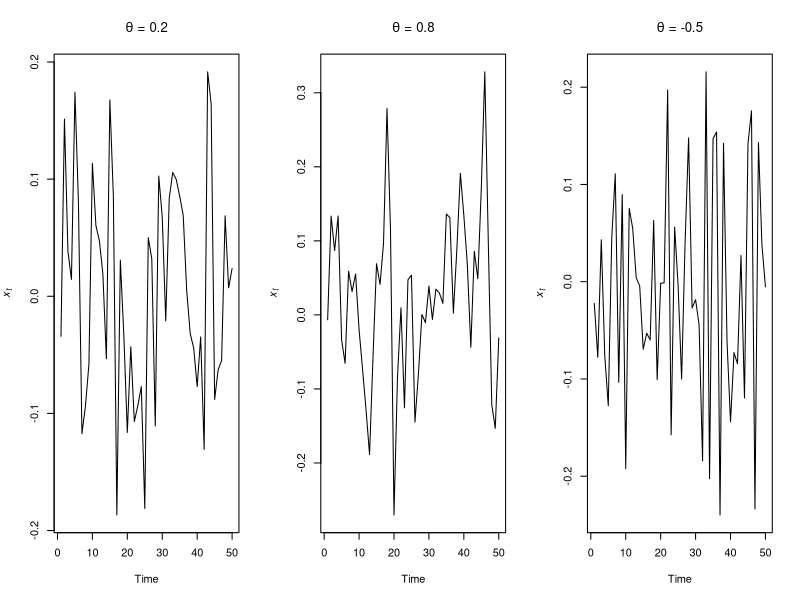
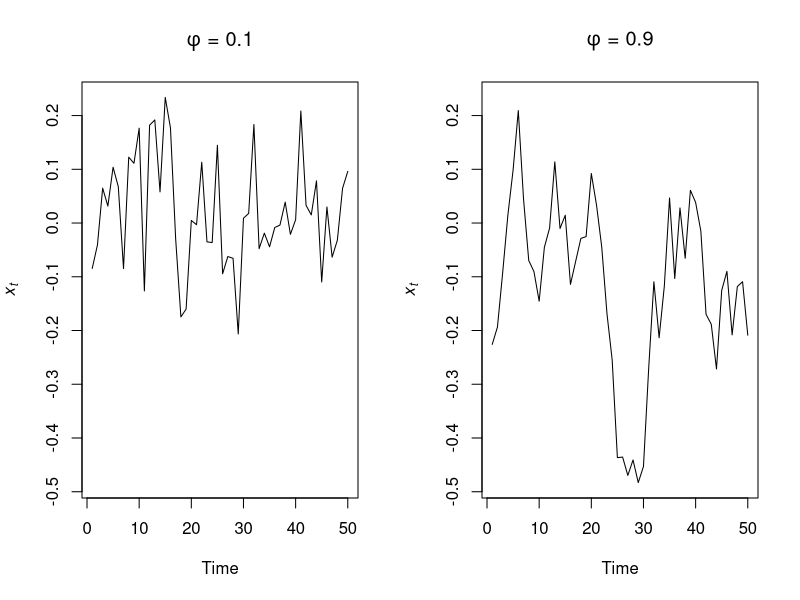
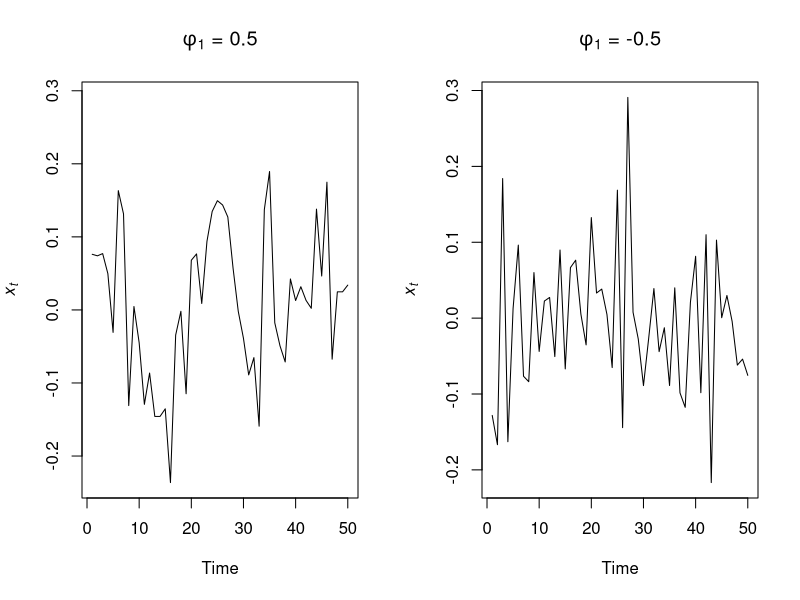
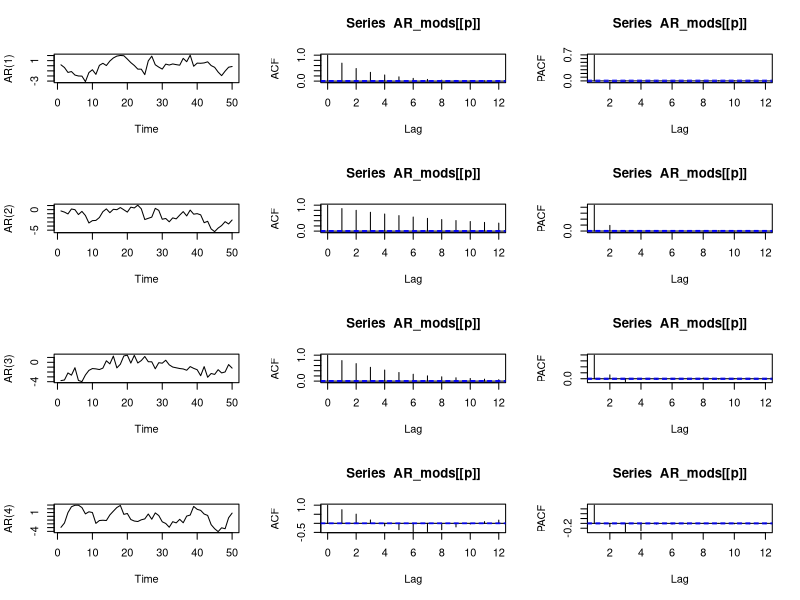
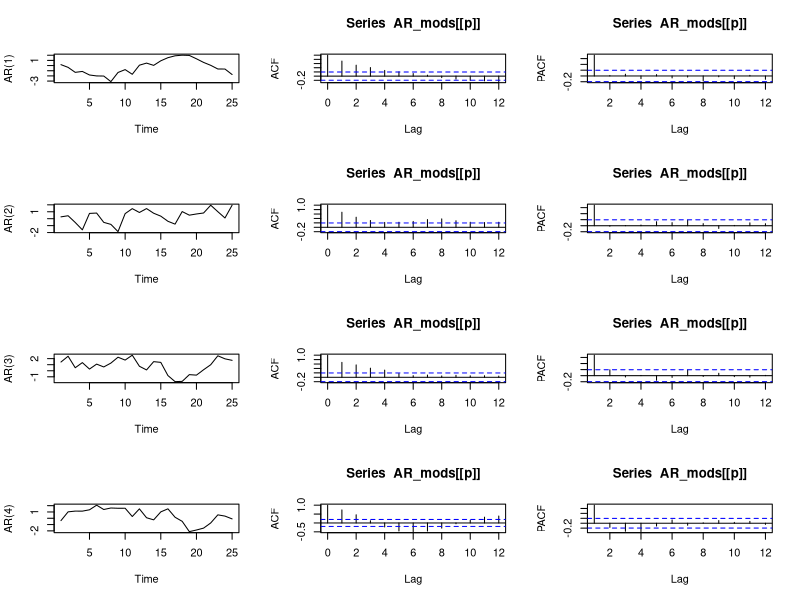
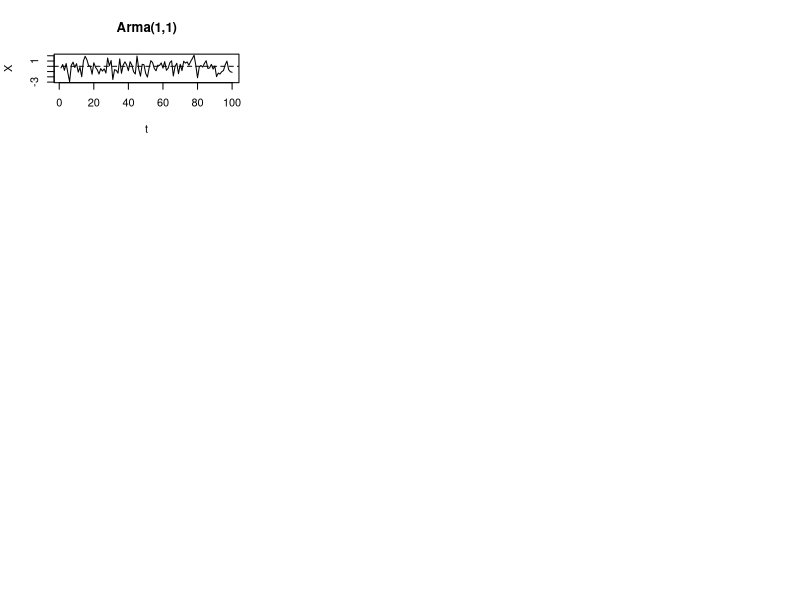

Write the R code that produced these figures, in order. (Note: this script raises an error after producing the figures.)
## ---- chunk 1

## ---- chunk 2
set.seed(123)
## list description for MA(1) model with small coef
MA_sm <- list(order = c(0, 0, 1), ma = 0.2)
## list description for MA(1) model with large coef
MA_lg <- list(order = c(0, 0, 1), ma = 0.8)
## list description for MA(1) model with large coef
MA_neg <- list(order = c(0, 0, 1), ma = -0.5)
## simulate MA(1)
MA1_sm <- arima.sim(n = 50, model = MA_sm, sd = 0.1)
MA1_lg <- arima.sim(n = 50, model = MA_lg, sd = 0.1)
MA1_neg <- arima.sim(n = 50, model = MA_neg, sd = 0.1)
#with their associated plots.

## setup plot region
par(mfrow = c(1, 3))
## plot the ts
plot.ts(MA1_sm, ylab = expression(italic(x)[italic(t)]), main = expression(paste(theta, 
    " = 0.2")))
plot.ts(MA1_lg, ylab = expression(italic(x)[italic(t)]), main = expression(paste(theta, 
    " = 0.8")))
plot.ts(MA1_neg, ylab = expression(italic(x)[italic(t)]), main = expression(paste(theta, 
    " = -0.5")))
## ---- chunk 3
set.seed(456)
## list description for AR(1) model with small coef
AR_sm <- list(order = c(1, 0, 0), ar = 0.1)
## list description for AR(1) model with large coef
AR_lg <- list(order = c(1, 0, 0), ar = 0.9)
## simulate AR(1)
AR1_sm <- arima.sim(n = 50, model = AR_sm, sd = 0.1)
AR1_lg <- arima.sim(n = 50, model = AR_lg, sd = 0.1)
#Now let’s plot the 2 simulated series.

## setup plot region
par(mfrow = c(1, 2))
## get y-limits for common plots
ylm <- c(min(AR1_sm, AR1_lg), max(AR1_sm, AR1_lg))
## plot the ts
plot.ts(AR1_sm, ylim = ylm, ylab = expression(italic(x)[italic(t)]), 
    main = expression(paste(phi, " = 0.1")))
plot.ts(AR1_lg, ylim = ylm, ylab = expression(italic(x)[italic(t)]), 
    main = expression(paste(phi, " = 0.9")))
## ---- chunk 4
set.seed(123)
## list description for AR(1) model with small coef
AR_pos <- list(order = c(1, 0, 0), ar = 0.5)
## list description for AR(1) model with large coef
AR_neg <- list(order = c(1, 0, 0), ar = -0.5)
## simulate AR(1)
AR1_pos <- arima.sim(n = 50, model = AR_pos, sd = 0.1)
AR1_neg <- arima.sim(n = 50, model = AR_neg, sd = 0.1)
#OK, let’s plot the 2 simulated series.

## setup plot region
par(mfrow = c(1, 2))
## get y-limits for common plots
ylm <- c(min(AR1_pos, AR1_neg), max(AR1_pos, AR1_neg))
## plot the ts
plot.ts(AR1_pos, ylim = ylm, ylab = expression(italic(x)[italic(t)]), 
    main = expression(paste(phi[1], " = 0.5")))
plot.ts(AR1_neg, ylab = expression(italic(x)[italic(t)]), main = expression(paste(phi[1], 
    " = -0.5")))
## ---- chunk 5
set.seed(123)
## the 4 AR coefficients
AR_p_coef <- c(0.7, 0.2, -0.1, -0.3)
## empty list for storing models
AR_mods <- list()
## loop over orders of p
for (p in 1:4) {
    ## assume sd = 1, so not specified
    AR_mods[[p]] <- arima.sim(n = 10000, list(ar = AR_p_coef[1:p]))
}
#Now that we have our four AR( p ) models, lets look at plots of the time series, ACF’s, and PACF’s.

## set up plot region
par(mfrow = c(4, 3))
## loop over orders of p
for (p in 1:4) {
    plot.ts(AR_mods[[p]][1:50], ylab = paste("AR(", p, ")", sep = ""))
    acf(AR_mods[[p]], lag.max = 12)
    pacf(AR_mods[[p]], lag.max = 12, ylab = "PACF")
}
## ---- chunk 6

set.seed(123)
#Coéfficient
AR_p_coef <- c(0.7, 0.2, -0.1, -0.3)

AR_mods <- list()
#ordreP
for (p in 1:4) {
    AR_mods[[p]] <- arima.sim(n = 100, list(ar = AR_p_coef[1:p]))
}

par(mfrow = c(4, 3))

for (p in 1:4) {
    plot.ts(AR_mods[[p]][1:25], ylab = paste("AR(", p, ")", sep = ""))
    acf(AR_mods[[p]], lag.max = 12)
    pacf(AR_mods[[p]], lag.max = 12, ylab = "PACF")}

## ---- chunk 7
arima1.1=arima.sim(n=100,list(ar=1/3,ma=-1/4),sd=1)
plot(arima1.1,xlab = "t", ylab = "X", main="Arma(1,1)")
abline(h=0,lty=2)
acf(x,type=c("correlation"))
## ---- chunk 8
X <- arima.sim(n=200,list(ar=c(0.8),ma=c(-0.3,0.6)),sd=sqrt(1.5))
plot(X)
abline(h=0,lty=2)
acf(x,type=c("correlation"))
## ---- chunk 9
X <- arima.sim(n=200,list(ar=c(0.8,0.1),ma=c(-0.3,0.6),order=c(2,0,2)),sd=sqrt(1.5))
plot(X)
abline(h=0,lty=2)
acf(x,type=c("correlation"))
## ---- chunk 10
x=arima.sim(model=list(ar=c(1,-0.25),ma=1),300,rand.gen=rnorm)
plot(x)
abline(h=0,lty=2)
acf(x,type=c("correlation"))
## ---- chunk 11
data<-scan("data.dat",skip=1)
x=ts(data,frequency=12)
plot(x)
## ---- chunk 12
y=diff(x,lag=12,1)
plot(y)
## ---- chunk 13
#On utilise la fonction toute faite de R (qui minimise le critÃ¨re AIC).
out<-ar(y,aic=TRUE,order.max=NULL)
#Faisons un test de niveau alpha=0,02 sur les rÃ©sidus produits. 
Box.test(out$resid,lag=5)
#On trouve une p-valeur Ã  0,9997 > 0,02 donc on garde l'hypothÃ¨se "bruit blanc".
#On veut ensuite ne garder que les donnÃ©es jusqu'en 1963. On en profite pour les mettre en forme plus joliment.
x<-scan("data.dat",skip=1)
x=ts(x,frequency=12)
xw=window(x,c(1,1),c(32,12))
## ---- chunk 14
out<-arima(xw,order=c(2,0,0),seasonal=list(order=c(2,0,0),period=12))
plot(out$resid)
#Faisons un test de niveau alpha=0,02 sur les rÃ©sidus produits. 
Box.test(out$resid,lag=5)
#On trouve une p-valeur Ã  0,8217 > 0,02 donc on garde l'hypothÃ¨se "bruit blanc".

## ---- chunk 15
p=predict(out,3*12)
xr=window(x,c(30,1),c(35,12))
plot(xr)
lines(p$pred,col="red")
## ---- chunk 16
#Modèle AR.
out=ar(xw,aic=TRUE,order.max=NULL)
p=predict(out,3*12)
4
